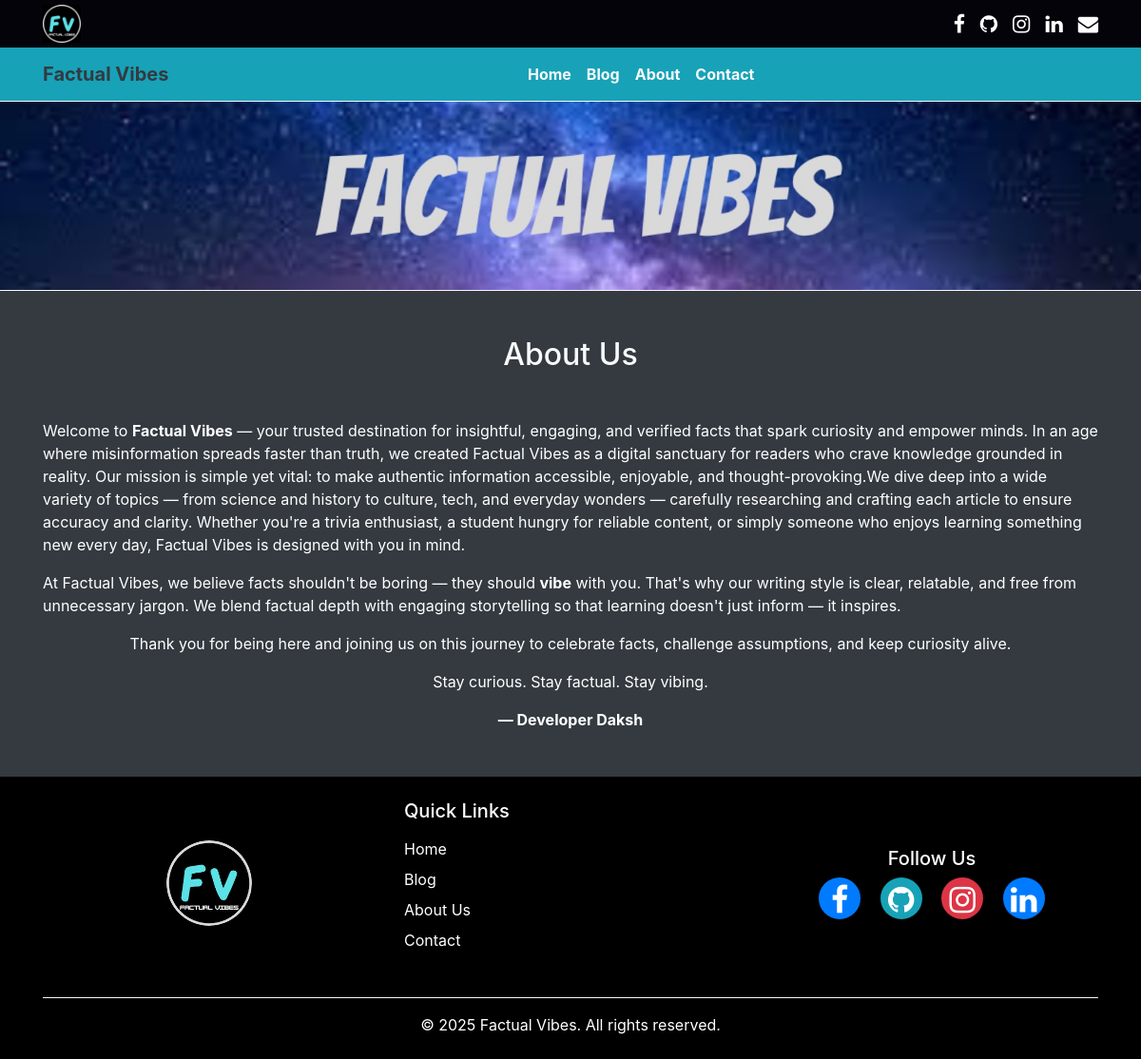
The page /about/ on the database its author committed.
### blog/models.py (models this page shows, shortened)
class About(models.Model):
    title = models.CharField(max_length=200)
    content = models.TextField()

### blog/views.py (the view)
# urls.py: path('about/', views.about, name='about'),
def about(request):
    about_data = About.objects.first()
    context = {
        'about': about_data,
        'title': 'About Us'
    }
    return render(request, 'about.html', context)

### templates/about.html
{% extends "base.html" %}
{% block aboutactive %}active{% endblock aboutactive %}
{% block body %}
{% load static %}
<body class="bg-dark"></body>
<div class="container-fluid mx-0 px-0">
    <img class="d-block w-100 border-bottom border-light" src="{% static "img/banner.jpg/" %}" alt="">
    <div class="container mt-5 mx-auto px-auto">
    <h2 class="text-light text-center">{{ about.title }}</h2>
</div>
     <div class="container mx-auto mt-5" style="color: white;">
        {{ about.content|safe }}
    </div>
</div>
{% endblock body %}

### rows shown on the page
About: title "About Us", content "Welcome to Factual Vibes — your trusted destination for insightful, engaging, and verified facts that spark curiosity and empower minds. In an age where misinformation spreads faster than truth, we created Factual Vibes as a digital sanctuary for readers who crave knowledge grounded in reality. Our mission is simple yet vital: to make authentic information accessible, enjoyable, and thought-provoking.We dive deep into a wide variety of topics — from science and history to culture, tech, and everyday wonders — carefully researching and crafting each article to ensure accuracy and clarity. Whether you're a trivia enthusiast, a student hungry for reliable content, or simply someone who enjoys…"

### other values the page prints
{{ current_year }} "2025"
